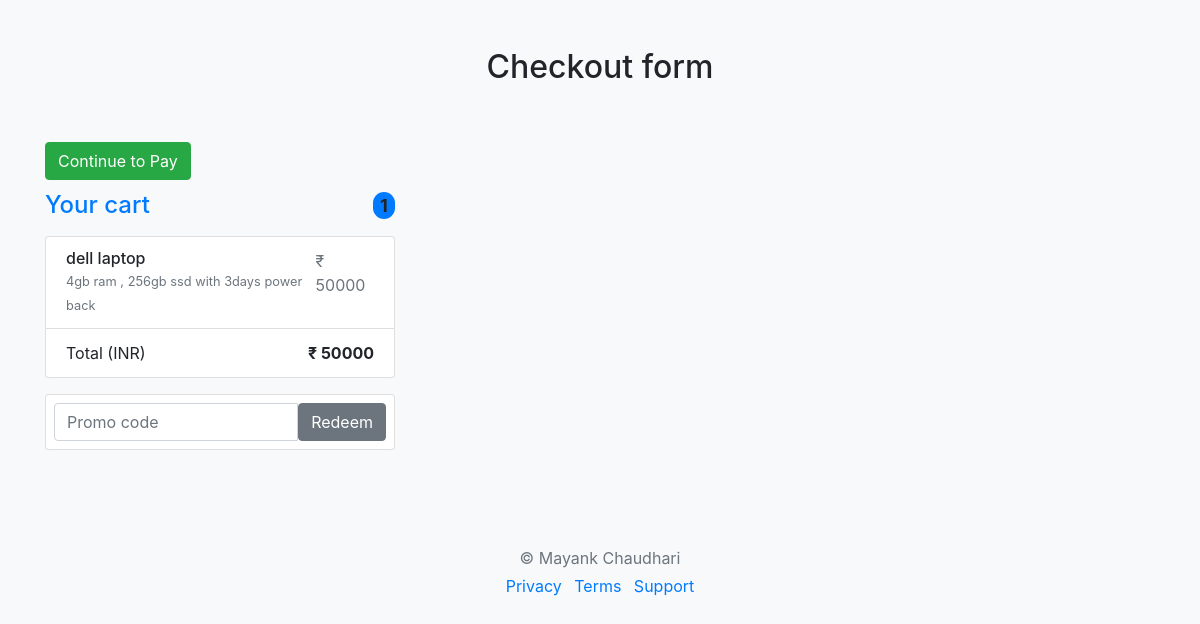
Screenshot of /cart/checkout/2/ (signed in) with the database file from the repository.
### product/models.py (models this page shows, shortened)
class product(models.Model):
    seller=models.ForeignKey(seller,on_delete=models.CASCADE, related_name='product_name',null=False)
    name=models.CharField(max_length=100)
    category=models.ForeignKey(category,on_delete=models.CASCADE,related_name='product_category',null=False)
    image=models.ImageField(upload_to='Product_images')
    imformation=models.CharField(max_length=400)
    quantity=models.IntegerField()
    price=models.IntegerField()

### product/decorator.py (the view)
        def wrapper_func(request,*args,**kwargs):
            if request.user.is_authenticated:
                return view_func(request,*args,**kwargs)
            else:
                return HttpResponse("User must logged in to perform this action")

### cart/views.py (called while the page is built)
@isAuthenticated_decorator
def checkout2(request,pk):
    data=product.objects.get(id=pk)
    context={'mycart':data}
    return render (request , 'cart/checkout2.html',context)

### product/decorator.py (called while the page is built)
def isAuthenticated_decorator(view_func):
        def wrapper_func(request,*args,**kwargs):
            if request.user.is_authenticated:
                return view_func(request,*args,**kwargs)
            else:
                return HttpResponse("User must logged in to perform this action")
        return wrapper_func

### cart/templates/cart/checkout2.html (shortened to what this page needs)
{% load static %}
<!doctype html>
<html lang="en">
  <head>
    <link rel="stylesheet" href="https://stackpath.bootstrapcdn.com/bootstrap/4.3.1/css/bootstrap.min.css"
>
  </head>
  <body class="bg-light">
<div class="container">
  <main>
    <div class="py-5 text-center">
      <h2>Checkout form</h2>
    </div>
    <div class="row g-5">
      <div class="col-md-5 col-lg-4 order-md-last">
        <h4 class="d-flex justify-content-between align-items-center mb-3">
          <span class="text-primary">Your cart</span>
          <span class="badge bg-primary rounded-pill">1</span>
        </h4>
        <ul class="list-group mb-3">
          <li class="list-group-item d-flex justify-content-between lh-sm">
            <div>
              <h6 class="my-0">{{mycart.name}}</h6>
              <small class="text-muted">{{mycart.imformation}}</small>
            </div>
            <span class="text-muted">₹ {{mycart.price}}</span>
          </li>
          <li class="list-group-item d-flex justify-content-between">
            <span>Total (INR)</span>
            <strong>₹ {{mycart.price}}  </strong>
          </li>
        </ul>
        <form class="card p-2">
          <div class="input-group">
            <input type="text" class="form-control" placeholder="Promo code">
            <button type="submit" class="btn btn-secondary">Redeem</button>
          </div>
        </form>
      </div>
          <div class="container">
          <a href="/cart/purchase/{{mycart.id}}" class="btn btn-success">Continue to Pay</a>
        </div>
      </div>
    </div>
  <footer class="my-5 pt-5 text-muted text-center text-small">
    <p class="mb-1">&copy; Mayank Chaudhari</p>
    <ul class="list-inline">
      <li class="list-inline-item"><a href="#">Privacy</a></li>
      <li class="list-inline-item"><a href="#">Terms</a></li>
      <li class="list-inline-item"><a href="#">Support</a></li>
    </ul>
  </footer>
  </body>
</html>

### rows the page displays
product: name "dell laptop", imformation "4gb ram , 256gb ssd with 3days power back", price "50000"
